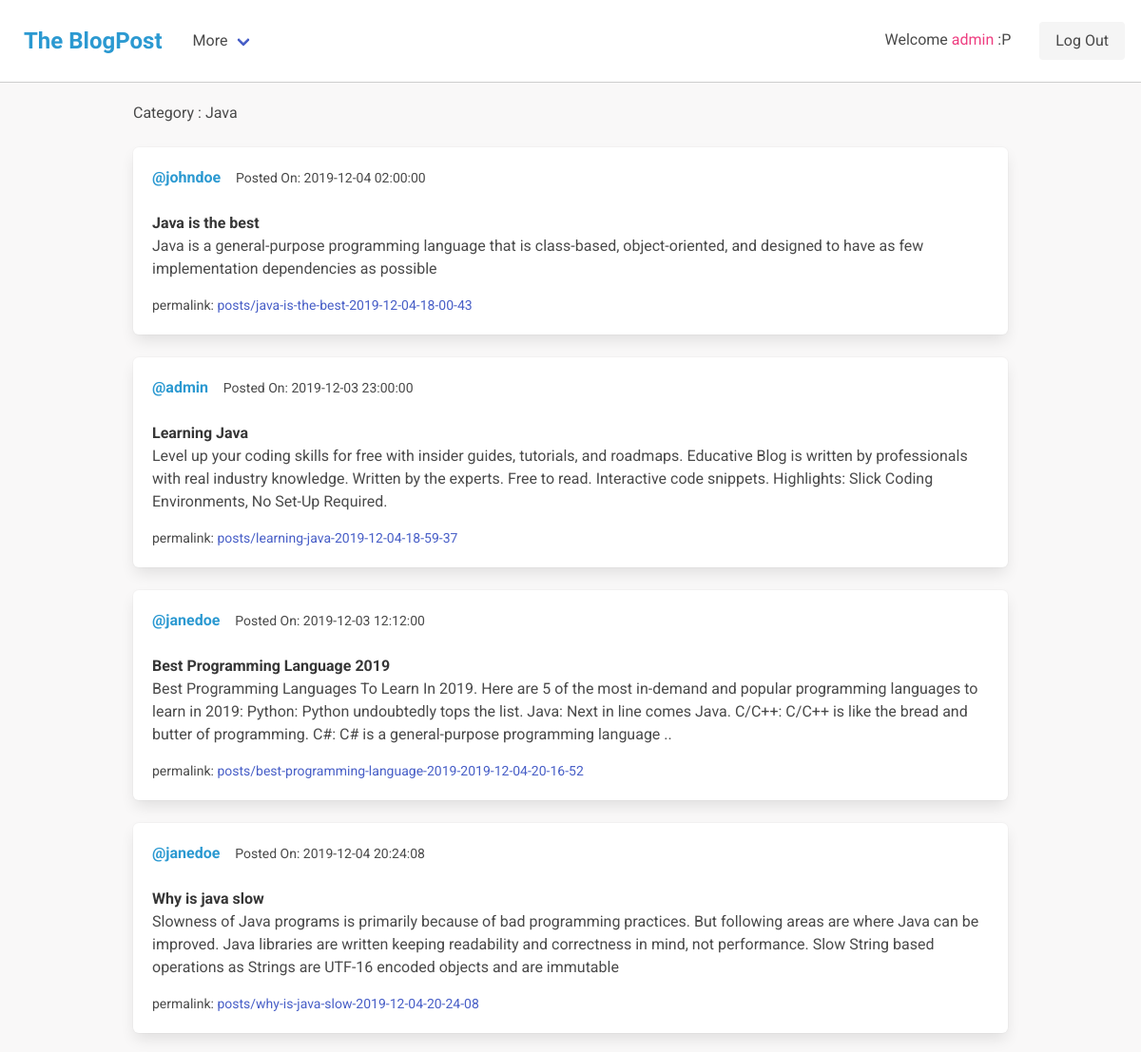
The page /category/2/posts (signed in) on the database its author committed.
### models/User.py (models this page shows, shortened)
class User(UserMixin,db.Model):
    id = db.Column(db.Integer, primary_key=True)
    username = db.Column(db.String(64), index=True, unique=True)
    email = db.Column(db.String(120), index=True, unique=True)
    password_hash = db.Column(db.String(128))

### tables this page shows
CREATE TABLE category(
id INTEGER PRIMARY KEY AUTOINCREMENT,
category_name TEXT
);

CREATE TABLE post(
id INTEGER PRIMARY KEY AUTOINCREMENT,
author TEXT,
title TEXT,
content TEXT,
publish_date TEXT,
permalink TEXT,
isPublished INTEGER DEFAULT 1,
category_id INTEGER
);

### app.py (the view)
@app.route("/category/<id>/posts")
@login_required
def category_posts(id):
    posts=Post().view_by_category(id)
    category=Category().view_single_category(id)
    return render_template('category_posts.html',posts=posts,category=category)

### app.py (called while the page is built)
@login.user_loader
def load_user(id):
    return User.User.query.get(id)

### models/Category.py (called while the page is built)
    def view_single_category(self,id):
        query="select * from category where id = ?"
        values=(id,)
        result=self.fetch_single_row(query,values)
        return result

### models/Post.py (called while the page is built)
    def view_by_category(self, category):
        query="""SELECT p.title, p.content, p.publish_date, p.permalink, u.username, c.category_name,c.id FROM post p
        inner join category c on c.id=p.category_id
        inner join user u on u.id = p.author
        WHERE p.category_id= ?"""
        values=(category,)
        result=self.fetch_all_rows_by_id(query,values)
        return result

### models/database.py (called while the page is built)
    def fetch_single_row(self,query,data):
        conn=sqlite3.connect("./blog.db")
        cur=conn.cursor()
        cur.execute(query,data)
        fetchedRow=cur.fetchone()
        return fetchedRow

    def fetch_all_rows_by_id(self,query,data):
        conn=sqlite3.connect("./blog.db")
        cur=conn.cursor()
        cur.execute(query,data)
        all_rows=cur.fetchall()
        return all_rows

### templates/category_posts.html (shortened to what this page needs)
{% extends "base.html" %}
{% block content %}
<div class="container">
    <h1>Category : {{category[1]}}</h1> <br>
    {%for post in posts%}
    <div class="box">
        <article class="media">
            <div class="media-content">
                <div class="content">
                    <p>
                    <strong style="color:#2B99D1;">@{{post[4]}}</strong> &nbsp; &nbsp;<small>Posted On: {{post[2]}}</small>
                    <br> <br>
                    <strong>{{post[0]}}</strong> <br>
                    {{post[1]}}
                    </p>
                    <p>
                        <small>permalink: <a href="/posts/{{post[3]}}">posts/{{post[3]}}</a></small>
                    </p>
                </div>
            </div>
        </article>
    </div>
    {% endfor %}
</div>
{% endblock %}

### templates/base.html (shortened to what this page needs)
<html>
    <head>
        <link rel="stylesheet" href="https://cdnjs.cloudflare.com/ajax/libs/bulma/0.6.2/css/bulma.min.css" />
    </head>
    <body>
        <nav class="navbar" role="navigation" aria-label="main navigation">
            <div class="navbar-brand">
              <a href="/" class="logo">The BlogPost</a>
            </div>
            <div id="navbarBasicExample" class="navbar-menu">
              <div class="navbar-start">
                {% if not current_user.is_anonymous %}
                <div class="navbar-item has-dropdown is-hoverable">
                  <a class="navbar-link">
                    More
                  </a>
                </div>
                {% endif %}
              </div>
            </div>
            <div class="navbar-end">
              <div class="navbar-item">
                <div class="buttons">
                  {% if current_user.is_anonymous %}
                  <a class="button is-info" href="{{url_for('login')}}">
                    <strong>Log In</strong>
                  </a>
                  {% else %}
                  <p style="padding: 0px 30px 10px 10px; ">Welcome <span style="color:#EE3E80"> {{current_user.username}} </span>:P</p>
                  <a class="button is-light" href="{{url_for('logout')}}">
                    Log Out
                  </a>
                  {% endif %}
                </div>
              </div>
            </div>
        </nav>
        {% block content %}{% endblock %}
    </body>
</html>

### templates/base.html (style rules this page uses)
body { font-family: 'Roboto', sans-serif; margin: 0; background-color: #F9F8F8; }
.navbar { padding:5px; background-color: #fff; border-bottom: 1px solid #CDCDCD; }
.logo { font-weight: bold; font-size: 1.5em; color:#2B99D1; padding:20px 20px; font-family: 'Freckle Face', cursive; }
.container { padding:20px; }

### rows shown on the page
User: username "admin"
category: category_name "Java"
post: username "johndoe", publish_date "2019-12-04 02:00:00", title "Java is the best", content "Java is a general-purpose programming language that is class-based, object-oriented, and designed to have as few implementation dependencies as possible", permalink "java-is-the-best-2019-12-04-18-00-43"
post: username "admin", publish_date "2019-12-03 23:00:00", title "Learning Java", content "Level up your coding skills for free with insider guides, tutorials, and roadmaps. Educative Blog is written by professionals with real industry knowledge. Written by the experts. Free to read. Interactive code snippets. Highlights: Slick Coding Environments, No Set-Up Required.", permalink "learning-java-2019-12-04-18-59-37"
post: username "janedoe", publish_date "2019-12-03 12:12:00", title "Best Programming Language 2019", content "Best Programming Languages To Learn In 2019. Here are 5 of the most in-demand and popular programming languages to learn in 2019: Python: Python undoubtedly tops the list. Java: Next in line comes Java. C/C++: C/C++ is like the bread and butter of programming. C#: C# is a general-purpose programming language ..", permalink "best-programming-language-2019-2019-12-04-20-16-52"
post: username "janedoe", publish_date "2019-12-04 20:24:08", title "Why is java slow", content "Slowness of Java programs is primarily because of bad programming practices. But following areas are where Java can be improved. Java libraries are written keeping readability and correctness in mind, not performance. Slow String based operations as Strings are UTF-16 encoded objects and are immutable", permalink "why-is-java-slow-2019-12-04-20-24-08"
